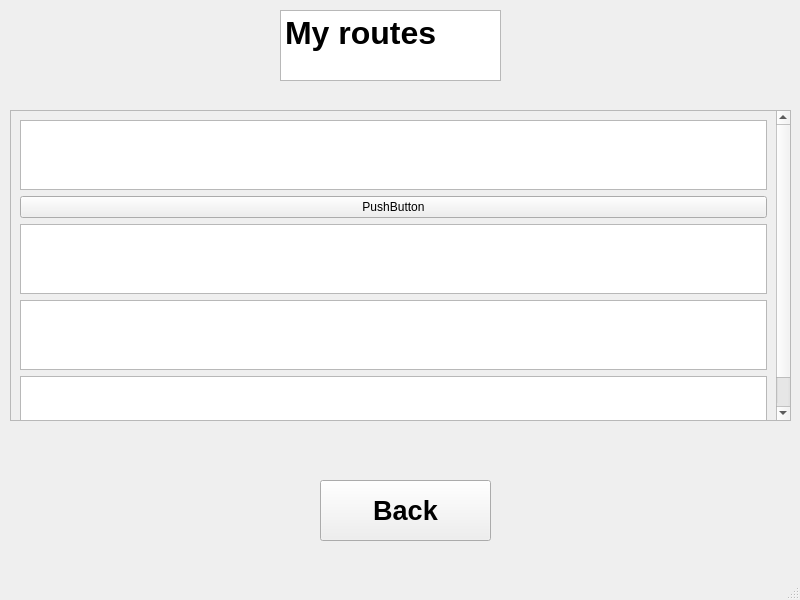
<?xml version="1.0" encoding="UTF-8"?>
<ui version="4.0">
 <class>MyRoutesWindow</class>
 <widget class="QMainWindow" name="MyRoutesWindow">
  <property name="geometry">
   <rect>
    <x>0</x>
    <y>0</y>
    <width>800</width>
    <height>600</height>
   </rect>
  </property>
  <property name="windowTitle">
   <string>MainWindow</string>
  </property>
  <widget class="QWidget" name="centralwidget">
   <widget class="QTextBrowser" name="textBrowser_2">
    <property name="geometry">
     <rect>
      <x>280</x>
      <y>10</y>
      <width>221</width>
      <height>71</height>
     </rect>
    </property>
    <property name="html">
     <string>&lt;!DOCTYPE HTML PUBLIC &quot;-//W3C//DTD HTML 4.0//EN&quot; &quot;http://www.w3.org/TR/REC-html40/strict.dtd&quot;&gt;
&lt;html&gt;&lt;head&gt;&lt;meta name=&quot;qrichtext&quot; content=&quot;1&quot; /&gt;&lt;style type=&quot;text/css&quot;&gt;
p, li { white-space: pre-wrap; }
&lt;/style&gt;&lt;/head&gt;&lt;body style=&quot; font-family:'MS Shell Dlg 2'; font-size:7.8pt; font-weight:400; font-style:normal;&quot;&gt;
&lt;p style=&quot; margin-top:0px; margin-bottom:0px; margin-left:0px; margin-right:0px; -qt-block-indent:0; text-indent:0px;&quot;&gt;&lt;span style=&quot; font-size:24pt; font-weight:600;&quot;&gt;My routes&lt;/span&gt;&lt;/p&gt;&lt;/body&gt;&lt;/html&gt;</string>
    </property>
   </widget>
   <widget class="QScrollArea" name="scrollArea">
    <property name="geometry">
     <rect>
      <x>10</x>
      <y>110</y>
      <width>781</width>
      <height>311</height>
     </rect>
    </property>
    <property name="sizePolicy">
     <sizepolicy hsizetype="Fixed" vsizetype="Fixed">
      <horstretch>0</horstretch>
      <verstretch>0</verstretch>
     </sizepolicy>
    </property>
    <property name="minimumSize">
     <size>
      <width>0</width>
      <height>100</height>
     </size>
    </property>
    <property name="verticalScrollBarPolicy">
     <enum>Qt::ScrollBarAlwaysOn</enum>
    </property>
    <property name="horizontalScrollBarPolicy">
     <enum>Qt::ScrollBarAsNeeded</enum>
    </property>
    <property name="sizeAdjustPolicy">
     <enum>QAbstractScrollArea::AdjustToContents</enum>
    </property>
    <property name="widgetResizable">
     <bool>true</bool>
    </property>
    <widget class="QWidget" name="scrollAreaWidgetContents">
     <property name="geometry">
      <rect>
       <x>0</x>
       <y>0</y>
       <width>758</width>
       <height>426</height>
      </rect>
     </property>
     <layout class="QVBoxLayout" name="verticalLayout">
      <item>
       <widget class="QTextBrowser" name="route_info_1">
        <property name="verticalScrollBarPolicy">
         <enum>Qt::ScrollBarAlwaysOff</enum>
        </property>
       </widget>
      </item>
      <item>
       <widget class="QPushButton" name="pushButton">
        <property name="text">
         <string>PushButton</string>
        </property>
       </widget>
      </item>
      <item>
       <widget class="QTextBrowser" name="route_info_2">
        <property name="verticalScrollBarPolicy">
         <enum>Qt::ScrollBarAlwaysOff</enum>
        </property>
       </widget>
      </item>
      <item>
       <widget class="QTextBrowser" name="route_info_3">
        <property name="verticalScrollBarPolicy">
         <enum>Qt::ScrollBarAlwaysOff</enum>
        </property>
       </widget>
      </item>
      <item>
       <widget class="QTextBrowser" name="route_info_4">
        <property name="verticalScrollBarPolicy">
         <enum>Qt::ScrollBarAlwaysOff</enum>
        </property>
       </widget>
      </item>
     </layout>
    </widget>
   </widget>
   <widget class="QPushButton" name="backbtn">
    <property name="geometry">
     <rect>
      <x>320</x>
      <y>480</y>
      <width>171</width>
      <height>61</height>
     </rect>
    </property>
    <property name="font">
     <font>
      <pointsize>20</pointsize>
      <weight>75</weight>
      <bold>true</bold>
     </font>
    </property>
    <property name="text">
     <string>Back</string>
    </property>
   </widget>
  </widget>
  <widget class="QMenuBar" name="menubar">
   <property name="geometry">
    <rect>
     <x>0</x>
     <y>0</y>
     <width>800</width>
     <height>26</height>
    </rect>
   </property>
  </widget>
  <widget class="QStatusBar" name="statusbar"/>
 </widget>
 <resources/>
 <connections/>
</ui>
